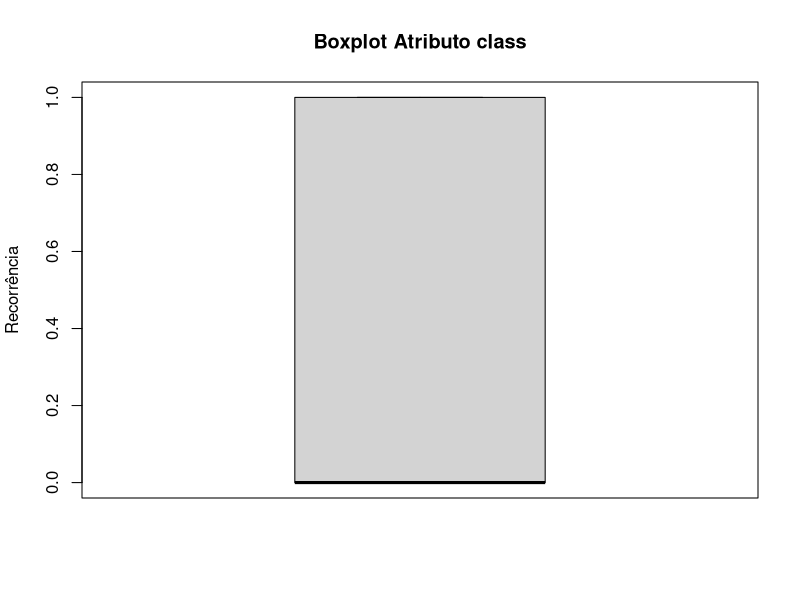
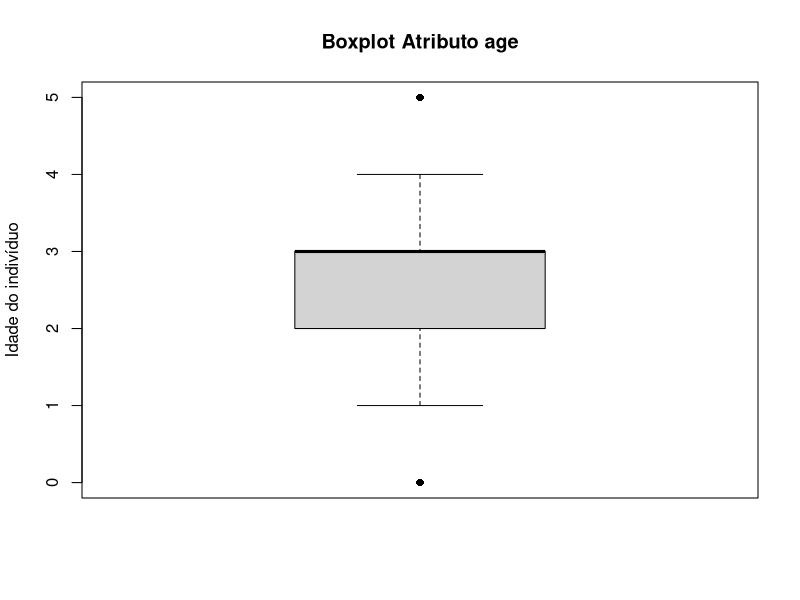
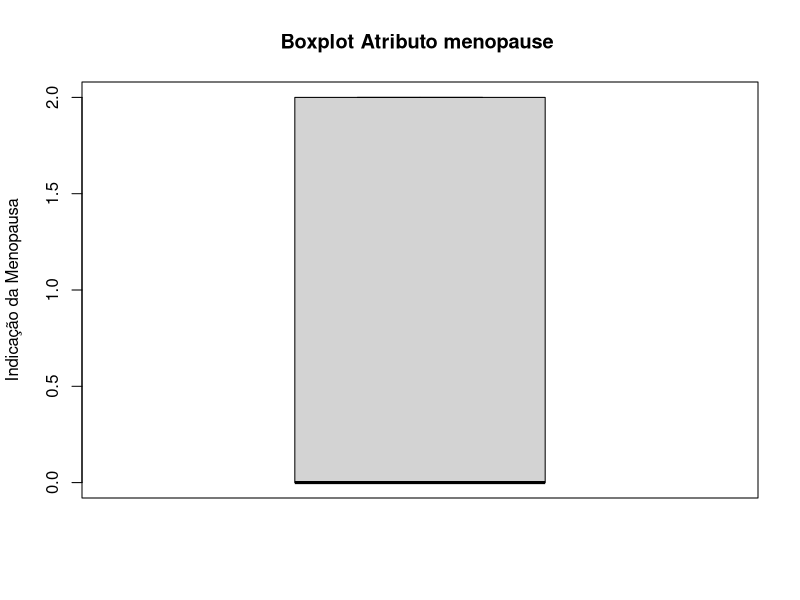
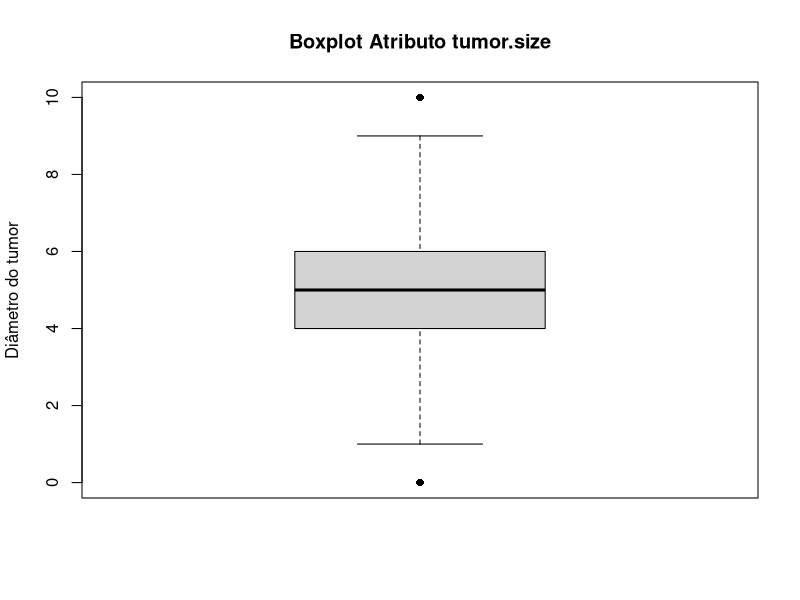
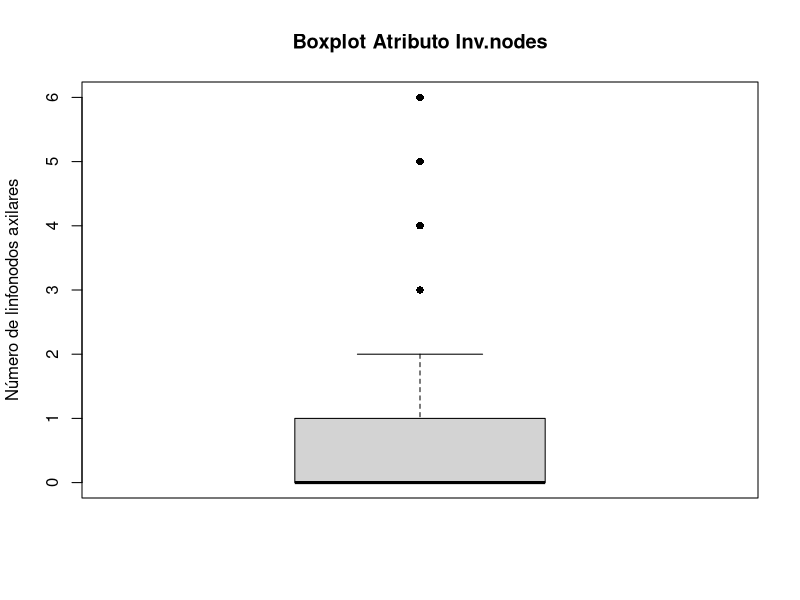
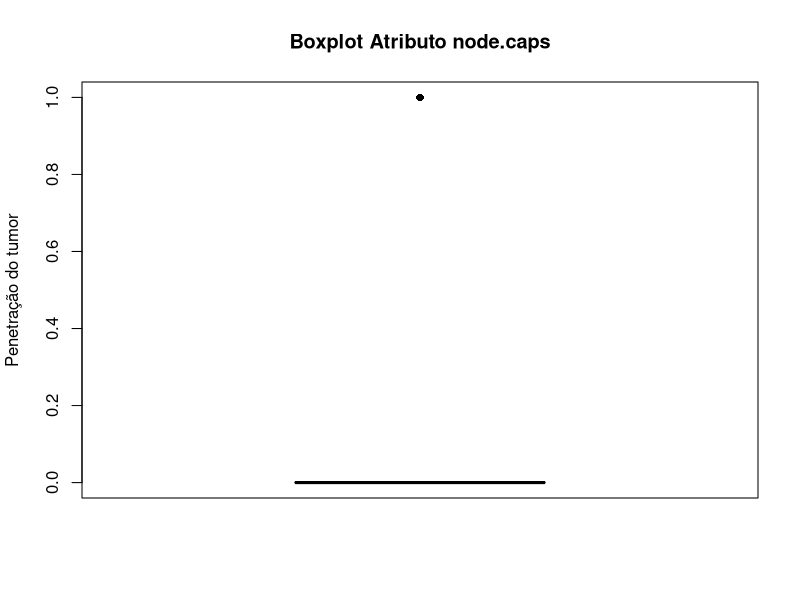
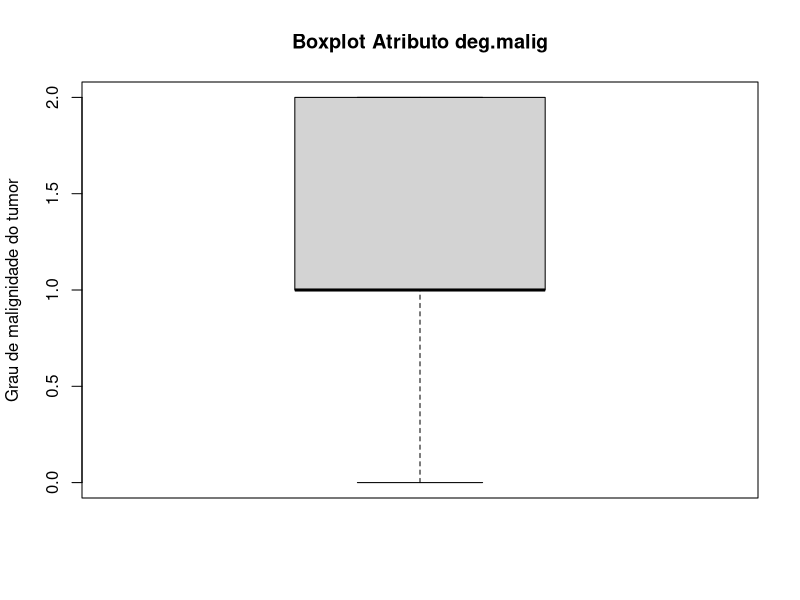
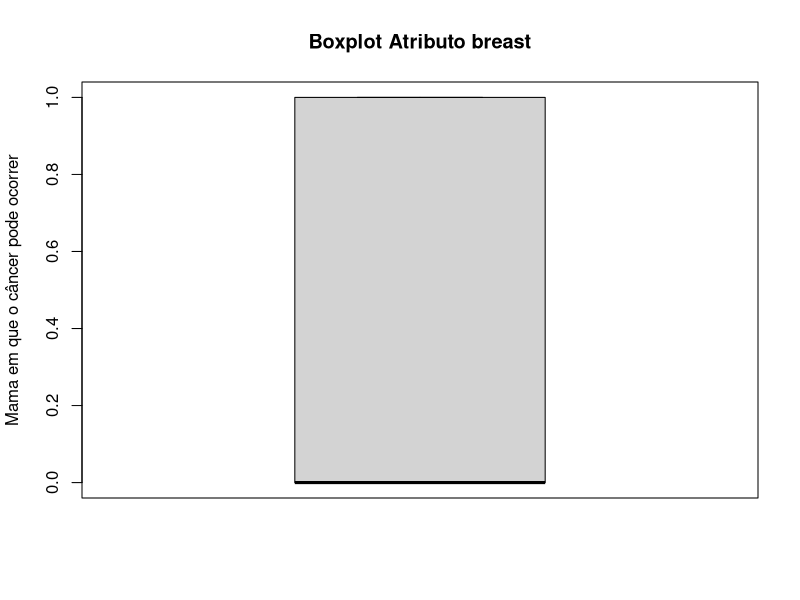

The R source for these figures, in order:
#1. Identificação do atributo alvo (saída);

library(readr)

base <- read.csv("breast-cancer.csv", stringsAsFactors = FALSE)
summary(base)

#Atributo alvo da minha base de dados é o Class
atributo_alvo <- base$class
table(atributo_alvo) 

#2. Identificação dos tipos de dados dos atributos de entrada (quantitativo, qualitativo);

#Ver um por um
unique(base$class)
unique(base$age)
unique(base$menopause)
unique(base$tumor.size)
unique(base$inv.nodes)
unique(base$node.caps)
unique(base$deg.malig)
unique(base$breast)
unique(base$breast.quad)
unique(base$irradiat)

#3. Identificação da escala de dados dos atributos de entrada (nominal, ordinal, intervalar, racional);


library('dplyr')

#Ver como um todo o tipo da variável 
glimpse(base)


table(base$class) 
table(base$age)
table(base$menopause)
table(base$tumor.size)
table(base$inv.nodes)
table(base$node.caps)
table(base$deg.malig)
table(base$breast)
table(base$breast.quad)
table(base$irradiat)

#4. Exploração dos dados através de medidas de localidade;

# Função que encontra a moda
find_mode <- function(x) {
  u <- unique(x)
  tab <- tabulate(match(x, u))
  u[tab == max(tab)]
}

find_mode(base$class)
find_mode(base$age)
find_mode(base$menopause)
find_mode(base$tumor.size)
find_mode(base$inv.nodes)
find_mode(base$node.caps)
find_mode(base$deg.malig)
find_mode(base$breast)
find_mode(base$breast.quad)
find_mode(base$irradiat)

# Nessa parte eu tive que pular para o passo 12 e 13 para realizar a conversão dos dados 
# Que ão todos simbólicos para numéricos. A normalização eu faço depois, apenas a convesão
# foi feita nessa sequência. E também o tratamento faltantes

#12. Limpeza de dados:

#D) Preencher dados ausentes, pela moda
base$breast.quad[base$breast.quad == "?"] <- find_mode(base$breast.quad)
base$node.caps[base$node.caps =="?"] <- find_mode(base$node.caps)

#13. Identificação e conversão dos tipos de dados (caso não seja necessário, analisar o porquê). Os tipos de conversão que podem ser utilizados são:

#A) Conversão dos atributos qualitativos para quantitativos:

#Com apenas 2 tipos
base$class = factor(base$class, levels = c('no-recurrence-events','recurrence-events'), labels = c(0,1))
base$irradiat = factor(base$irradiat, levels = c('no','yes'), labels = c(0,1))
base$breast = factor(base$breast, levels = c('left','right'), labels = c(0,1))
base$node.caps = factor(base$node.caps, levels = c('no','yes'), labels = c(0,1))
#Com 3 tipos
base$deg.malig = factor(base$deg.malig, levels = c('1','2','3'),labels = c(0,1,2))
#Com mais de 3
base$age = factor(base$age, levels = c('20-29','30-39','40-49','50-59','60-69','70-79'),labels = c(0,1,2,3,4,5))
base$menopause = factor(base$menopause, levels = c('premeno','lt40','ge40'),labels = c(0,1,2))
base$tumor.size = factor(base$tumor.size, levels = c('0-4','5-9','10-14','15-19','20-24','25-29','30-34','35-39','40-44','45-49','50-54'),labels = c(0,1,2,3,4,5,6,7,8,9,10))
base$inv.nodes = factor(base$inv.nodes, levels = c('0-2','3-5','6-8','9-11','12-14','15-17','24-26'), labels = c(0,1,2,3,4,5,6))

#Converter para numérico
base$class <- as.numeric(as.character(base$class))
base$age <- as.numeric(as.character(base$age))
base$menopause <- as.numeric(as.character(base$menopause))
base$tumor.size <- as.numeric(as.character(base$tumor.size))
base$inv.nodes <- as.numeric(as.character(base$inv.nodes))
base$node.caps <- as.numeric(as.character(base$node.caps))
base$deg.malig <- as.numeric(as.character(base$deg.malig))
base$breast <- as.numeric(as.character(base$breast))
base$irradiat <- as.numeric(as.character(base$irradiat))

#Criando novas colunas
base$left_low <- 0
base$left_low[base$breast.quad == "left_low"] <- 1

base$right_up <- 0
base$right_up[base$breast.quad == "right_up"] <- 1

base$left_up <- 0
base$left_up[base$breast.quad == "left_up"] <- 1

base$right_low <- 0
base$right_low[base$breast.quad == "right_low"] <- 1

base$central <- 0
base$central[base$breast.quad == "central"] <- 1

#verificar se deu certo
base[is.na(base$inv.nodes)]


#8. Identificação e eliminação de atributos não necessários;

#Depois de dividir em 4 atributos o atributo breast.quad, consegui eliminar esse atributo
base$breast.quad = NULL


# Depois de pular para o Passo 13 e o 8, posso voltar a seguir a ordem normal.


#Voltando no passo 4, depois de fazer as conversões para numéricos, é possível agora
# plotar gráficos de boxplot.

#Com os dados convertidos para numéricos:
#pch - outliers

boxplot(base$class,
        main = "Boxplot Atributo class",
        ylab = "Recorrência",
        pch = 16)

boxplot(base$age, 
        main = "Boxplot Atributo age",
        ylab = "Idade do indivíduo",
        pch = 16)

boxplot(base$menopause, 
        main = "Boxplot Atributo menopause ",
        ylab = "Indicação da Menopausa",
        pch = 16)

boxplot(base$tumor.size, 
        main = "Boxplot Atributo tumor.size",
        ylab = "Diâmetro do tumor",
        pch = 16)

boxplot(base$inv.nodes, 
        main = "Boxplot Atributo Inv.nodes",
        ylab = "Número de linfonodos axilares",
        pch = 16)

boxplot(base$node.caps, 
        main = "Boxplot Atributo node.caps",
        ylab = "Penetração do tumor",
        pch = 16)

boxplot(base$deg.malig , 
        main = "Boxplot Atributo deg.malig",
        ylab = "Grau de malignidade do tumor",
        pch = 16)

boxplot(base$breast, 
        main = "Boxplot Atributo breast",
        ylab = "Mama em que o câncer pode ocorrer",
        pch = 16)

boxplot(base$irradiat, 
        main = "Boxplot Atributo irradiat",
        ylab = "Irradiat",
        pch = 16)

boxplot(base$left_low, 
        main = "Boxplot Atributo left_low",
        ylab = "Quadrante da mama afetado",
        pch = 16)

boxplot(base$right_up, 
        main = "Boxplot Atributo right_up ",
        ylab = "Quadrante da mama afetado",
        pch = 16)

boxplot(base$left_up, 
        main = "Boxplot Atributo left_up",
        ylab = "Quadrante da mama afetado",
        pch = 16)

boxplot(base$right_low, 
        main = "Boxplot Atributo right_low",
        ylab = "Quadrante da mama afetado",
        pch = 16)

boxplot(base$central, 
        main = "Boxplot Atributo central",
        ylab = "Quadrante da mama afetado",
        pch = 16)

#5. Exploração dos dados através de medidas de espalhamento;

#class = rnorm(base$class,mean = base$class,sd(base$class))


hist(base$class,
     main = "Histograma Atributo class",
     ylab = "Frequência",
     xlab = "Tipo do dado")


hist(base$age, 
     main = "Histograma Atributo age",
     ylab = "Frequência",
     xlab = "Idade do indivíduo")


hist(base$menopause, 
     main = "Histograma Atributo menopause ",
     ylab = "Frequência",
     xlab = "Indicação da Menopausa")

hist(base$tumor.size, 
     main = "Histograma Atributo tumor.size",
     ylab = "Frequência",
     xlab = "Diâmetro do tumor")

hist(base$inv.nodes, 
     main = "Histograma Atributo Inv.nodes",
     ylab = "Frequência",
     xlab = "Número de linfonodos axilares")

hist(base$node.caps, 
     main = "Histograma Atributo node.caps",
     ylab = "Frequência",
     xlab = "Penetração do tumor")

hist(base$deg.malig , 
     main = "Histograma Atributo deg.malig",
     ylab = "Frequência",
     xlab = "Grau de malignidade do tumor")

hist(base$breast, 
     main = "Histograma Atributo breast",
     ylab = "Frequência",
     xlab = "Mama em que o câncer pode ocorrer")

hist(base$irradiat, 
     main = "Histograma Atributo irradiat",
     ylab = "Frequência",
     xlab = "Tipo do dado")

hist(base$left_low, 
     main = "Histograma Atributo left_low",
     ylab = "Frequência",
     xlab = "Quadrante da mama afetado")

hist(base$right_up, 
     main = "Histograma Atributo right_up ",
     ylab = "Frequência",
     xlab = "Quadrante da mama afetado")

hist(base$left_up, 
     main = "Histograma Atributo left_up",
     ylab = "Frequência",
     xlab = "Quadrante da mama afetado")

hist(base$right_low, 
     main = "Histograma Atributo right_low",
     ylab = "Frequência",
     xlab = "Quadrante da mama afetado")

hist(base$central, 
     main = "Histograma Atributo central",
     ylab = "Frequência",
     xlab = "Quadrante da mama afetado")

media <- data.frame(
  "Atributos" = c("class","age","menopause","tumor.size",
                  "inv.nodes","node.caps","deg.malig",
                  "breast","left_low","right_up",
                  "left_up","right_low","central","irradiat"),
  "Média" = c(mean(base$class),
              mean(base$age),
              mean(base$menopause),
              mean(base$tumor.size),
              mean(base$inv.nodes),
              mean(base$node.caps),
              mean(base$deg.malig),
              mean(base$breast),
              mean(base$left_low),
              mean(base$right_up),
              mean(base$left_up),
              mean(base$right_low),
              mean(base$central),
              mean(base$irradiat)))

library(gridExtra)

png("media.png", height = 50*nrow(media), width = 200*ncol(media))
grid.table(media)
dev.off()

#6. Exploração dos dados através de medidas de distribuição;

library('e1071')

#Momento
mC <-  moment(base$class)
mA <-  moment(base$age)
mM <-  moment(base$menopause)
mT <-  moment(base$tumor.size)
mI <-  moment(base$inv.nodes)
mN <-  moment(base$node.caps)
mD <-  moment(base$deg.malig)
mB <-  moment(base$breast)
mLl <- moment(base$left_low)
mRr <- moment(base$right_up)
mLu <- moment(base$left_up)
mRl <- moment(base$right_low)
mCc <- moment(base$central)
mIr <- moment(base$irradiat)

#Curtose
cC <-  kurtosis(base$class)
cA <-  kurtosis(base$age)
cM <-  kurtosis(base$menopause)
cT <-  kurtosis(base$tumor.size)
cI <-  kurtosis(base$inv.nodes)
cN <-  kurtosis(base$node.caps)
cD <-  kurtosis(base$deg.malig)
cB <-  kurtosis(base$breast)
cLl <- kurtosis(base$left_low)
cRr <- kurtosis(base$right_up)
cLu <- kurtosis(base$left_up)
cRl <- kurtosis(base$right_low)
cCc <- kurtosis(base$central)
cIr <- kurtosis(base$irradiat)

# obliquidade
oC <-  skewness(base$class)
oA <-  skewness(base$age)
oM <-  skewness(base$menopause)
oT <-  skewness(base$tumor.size)
oI <-  skewness(base$inv.nodes)
oN <-  skewness(base$node.caps)
oD <-  skewness(base$deg.malig)
oB <-  skewness(base$breast)
oLl <- skewness(base$left_low)
oRr <- skewness(base$right_up)
oLu <- skewness(base$left_up)
oRl <- skewness(base$right_low)
oCc <- skewness(base$central)
oIr <- skewness(base$irradiat)

data <- data.frame(
  "Atributos" = c("class","age","menopause","tumor.size",
                  "inv.nodes","node.caps","deg.malig",
                  "breast","left_low","right_up",
                  "left_up","right_low","central","irradiat"),
  "Momento" = c(mC,mA,mM,mT,mI,mN,mD,mB,
                mLl,mRr,mLu,mRl,mCc,mIr),
  "Curtose" = c(cC,cA,cM,cT,cI,cN,cD,cB,
                cLl,cRr,cLu,cRl,cCc,mIr),
  "Obliquidade" = c(oC,oA,oM,oT,oI,oN,oD,oB,
                    oLl,oRr,oLu,oRl,oCc,oIr))

png("distribuição.png", height = 50*nrow(data), width = 200*ncol(data))
grid.table(data)
dev.off()


#7. Identificação e separação do conjunto de teste, que será utilizado 
#para testar o desempenho dos modelos – o conjunto de testes deve ser 
#representativo e ter as características da população completa. 
#Caso sua base de dados já tenha o conjunto de teste definido, analisar
#se este segue as características do conjunto de treinamento;

#Biblioteca para divisão da base
library(caTools)

#Porção da base de dados
set.seed(1)

#Quanto maior for o SplitRatio maior é a base de treinamento
divisao <- sample.split(base$class,SplitRatio = 0.703)

#Criando a base de teste e de treinamento
# 201 dados - 70.3% da base
base_treinamento <- subset(base,divisao == TRUE)

#85 dados - 29.7 % da base
#Criando a variável de teste
base_teste <- subset(base,divisao == FALSE)


#11. Identificação e aplicação de técnicas para minimizar problemas 
#de desbalanceamento (caso não seja necessário, analisar o porquê);


#variável auxiliar, para armazenar os TRUE e FALSE
aux <- base_treinamento[,1]==1

#Base auxiliar para receber apenas os valores TRUE
base_aux <- subset(base_treinamento,aux == TRUE)

#Base de treinamentos recebe a combinção dela mesmo e da base auxiliar
base_treinamento <- rbind(base_aux,base_treinamento)


#12. Limpeza de dados:
#a. Identificação e eliminação de ruídos ou outliers;

# age, tumor.size, inv.nodes
boxplot(base_treinamento, 
        main = "Boxplot com os outliers base Treinamento",
        ylab = "Valores",
        xlab = "Atributos",
        pch = 16)

#Atributo age
summary(base_treinamento$class)

#Q3 - Q1
IQR_age = 1
x_age = mean(base_treinamento$age)
Ls_age = x_age + 1.5*IQR_age
Li_age = x_age - 1.5*IQR_age

table(base_treinamento$age)

base_treinamento$age[base_treinamento$age == 0] <- Li_age
base_treinamento$age[base_treinamento$age == 5] <- Ls_age


#Atributo tumor.size
summary(base_treinamento$tumor.size)

IQR_tumor.size = 6 - 4
x_tumor.size = mean(base_treinamento$tumor.size)
Ls_tumor.size = x_tumor.size + 1.5*IQR_tumor.size
Li_tumor.size = x_tumor.size - 1.5*IQR_tumor.size

table(base_treinamento$tumor.size)

base_treinamento$tumor.size[base_treinamento$tumor.size == 0] <- Li_tumor.size
base_treinamento$tumor.size[base_treinamento$tumor.size == 10] <- Ls_tumor.size

# Atributo inv.nodes
summary(base_treinamento$inv.nodes)

IQR_inv.nodes = 1
x_inv.nodes = mean(base_treinamento$inv.nodes)
Ls_inv.nodes = x_inv.nodes + 1.5*IQR_inv.nodes

table(base_treinamento$inv.nodes)

base_treinamento$inv.nodes[base_treinamento$inv.nodes >= 3] <- Ls_inv.nodes


boxplot(base_treinamento, 
        main = "Boxplot sem os outliers",
        ylab = "Valores",
        xlab = "Atributos",
        pch = 16)

#c. Identificação e eliminação de dados redundantes;

#Verifica colunas duplicadas e cria uma lista
colunas_duplicadas <- duplicated(as.list(base))

print(colunas_duplicadas)

#Mostra o nome das colunas duplicadas
colnames(base[colunas_duplicadas])


#13) B) Normalização dos dados (re-escala ou padronização);

base_treinamento[,2:14] = scale(base_treinamento[,2:14])

base_teste[,2:14] = scale(base_teste[,2:14])


#14. Análise e aplicação de alguma técnica para redução de dimensionalidade – pesquisar
#alguma técnica utilizada na literatura e aplicar;

# 0 - no-recurrence-events
# 1 - recurrence-events

#Aplicar redução
library('caret')

pca = preProcess(x = base_treinamento[-1], method = 'pca', pcaComp = 4)
base_treinamento_pca = predict(pca,base_treinamento)
base_teste_pca = predict(pca,base_teste)


#Testes - Extra


#Teste Com toda a base
classificador = naiveBayes(x = base_treinamento[-1], y = base_treinamento$class)

previsoes = predict(classificador,newdata = base_teste[-1]) 
# 64,7% de acertos
matriz_confusao = table(base_teste[,1],previsoes)
print(matriz_confusao)
#analisa a matriz de confusão e trás várias métricas
confusionMatrix(matriz_confusao)
#Accuracy : 0.6471


#Teste com apenas 4 atributos
classificador_pca = naiveBayes(x = base_treinamento_pca[-1], y = base_treinamento_pca$class)

previsoes_pca = predict(classificador_pca,newdata = base_teste_pca[-1]) 
# 70,6% de acertos
matriz_confusao_pca = table(base_teste_pca[,1],previsoes_pca)
print(matriz_confusao_pca)
#analisa a matriz de confusão e trás várias métricas

confusionMatrix(matriz_confusao_pca)
#Accuracy : 0.7059
